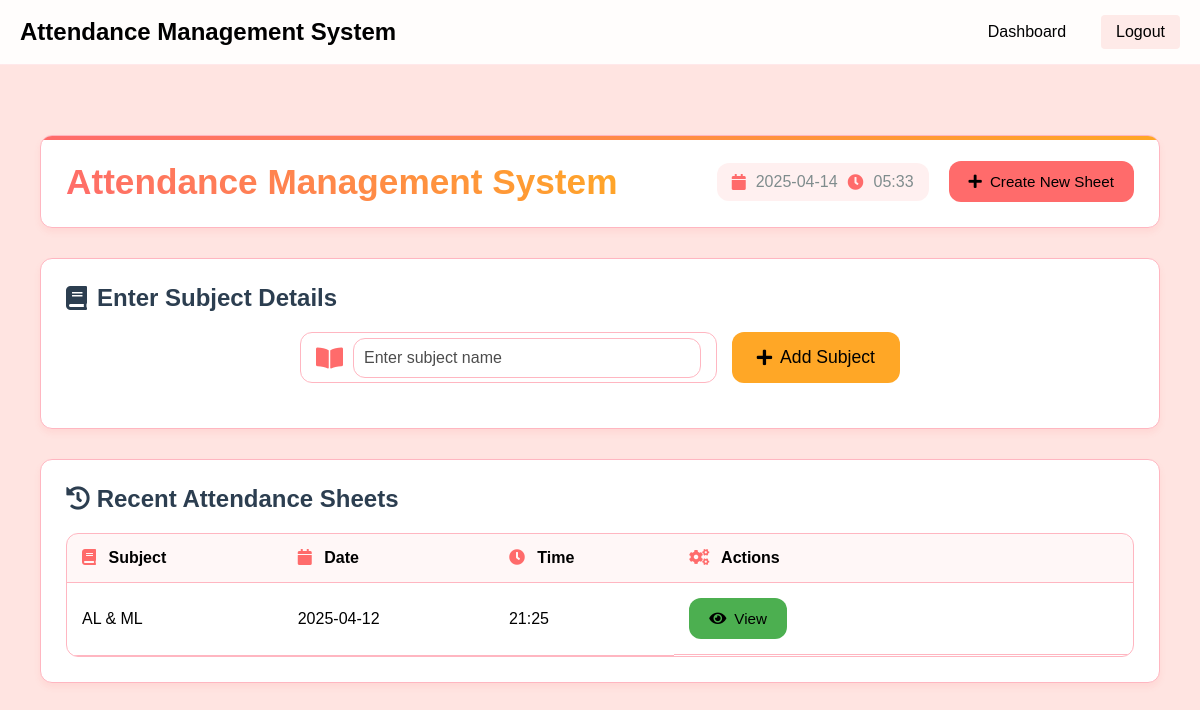
Page /dashboard (signed in) on the committed database.
### app.py (models this page shows)
class Attendance(db.Model):
    id = db.Column(db.Integer, primary_key=True)
    subject_id = db.Column(db.Integer, db.ForeignKey('subject.id'), nullable=False)
    subject = db.relationship('Subject', backref=db.backref('attendances', lazy=True))
    register_no = db.Column(db.String(20), nullable=False)
    student_name = db.Column(db.String(100), nullable=False)
    date = db.Column(db.Date, nullable=False)
    time = db.Column(db.Time, nullable=False)
    status = db.Column(db.String(10), nullable=False)
    created_by = db.Column(db.Integer, db.ForeignKey('user.id'), nullable=False)
    user = db.relationship('User', backref=db.backref('attendances', lazy=True))

class Subject(db.Model):
    id = db.Column(db.Integer, primary_key=True)
    name = db.Column(db.String(100), unique=True, nullable=False)
    created_at = db.Column(db.DateTime, default=datetime.utcnow)

### app.py (the view)
@app.route('/dashboard')
@login_required
def dashboard():
    subjects = Subject.query.order_by(Subject.name).all()
    recent_sheets = Attendance.query.join(Subject).order_by(Attendance.date.desc(), Attendance.time.desc()).limit(10).all()
    current_datetime = datetime.now()
    today_date = current_datetime.strftime('%Y-%m-%d')
    current_time = current_datetime.strftime('%H:%M')
    return render_template('index.html',
                         subjects=subjects,
                         recent_sheets=recent_sheets,
                         today_date=today_date,
                         current_time=current_time)

### app.py (called while the page is built)
@app.before_request
def before_request():
    if not hasattr(db.session, 'is_active'):
        db.session.is_active = True

@app.teardown_appcontext
def shutdown_session(exception=None):
    if hasattr(db.session, 'is_active'):
        db.session.remove()

@login_manager.user_loader
def load_user(user_id):
    return User.query.get(int(user_id))

### templates/index.html (shortened to what this page needs)
{% extends "base.html" %}
{% block content %}
<div class="container">
    <div class="header">
        <div class="header-content">
            <h1>Attendance Management System</h1>
            <div class="header-actions">
                <div class="current-time">
                    <i class="fas fa-calendar"></i>
                    <p>{{ today_date }}</p>
                    <i class="fas fa-clock"></i>
                    <p>{{ current_time }}</p>
                </div>
                <a href="{{ url_for('create_sheet') }}" class="btn create-btn">
                    <i class="fas fa-plus"></i> Create New Sheet
                </a>
            </div>
        </div>
    </div>
    <div class="subject-section">
        <div class="section-header">
            <h2><i class="fas fa-book"></i> Enter Subject Details</h2>
        </div>
        <div class="subject-form-container">
            <form action="{{ url_for('add_subject') }}" method="POST" class="subject-form">
                <div class="form-group">
                    <div class="input-group">
                        <i class="fas fa-book-open"></i>
                        <div class="subject-input-wrapper">
                            <input type="text"
                                   name="subject_name"
                                   id="subject_input"
                                   placeholder="Enter subject name"
                                   autocomplete="off"
                                   required>
                        </div>
                    </div>
                    <button type="submit" class="btn add-btn">
                        <i class="fas fa-plus"></i> Add Subject
                    </button>
                </div>
            </form>
        </div>
    </div>
    <div class="main-content">
        <div class="recent-sheets">
            <h2><i class="fas fa-history"></i> Recent Attendance Sheets</h2>
            {% if recent_sheets %}
            <div class="sheets-table-container">
                <table class="sheets-table">
                    <thead>
                        <tr>
                            <th><i class="fas fa-book"></i> Subject</th>
                            <th><i class="fas fa-calendar"></i> Date</th>
                            <th><i class="fas fa-clock"></i> Time</th>
                            <th><i class="fas fa-cogs"></i> Actions</th>
                        </tr>
                    </thead>
                    <tbody>
                        {% for sheet in recent_sheets %}
                        <tr>
                            <td>{{ sheet.subject.name }}</td>
                            <td>{{ sheet.date.strftime('%Y-%m-%d') }}</td>
                            <td>{{ sheet.time.strftime('%H:%M') }}</td>
                            <td class="action-buttons">
                                <a href="{{ url_for('view_sheet', sheet_id=sheet.id) }}" class="btn view-btn">
                                    <i class="fas fa-eye"></i> View
                                </a>
                            </td>
                        </tr>
                        {% endfor %}
                    </tbody>
                </table>
            </div>
            {% else %}
            <div class="no-sheets">
                <i class="fas fa-clipboard-list"></i>
                <p>No attendance sheets found.</p>
            </div>
            {% endif %}
        </div>
    </div>
</div>
<link rel="stylesheet" href="https://cdnjs.cloudflare.com/ajax/libs/font-awesome/5.15.4/css/all.min.css">
{% endblock %}

### templates/base.html (style rules this page uses)
* { margin: 0; padding: 0; box-sizing: border-box; font-family: 'Poppins', sans-serif; }
body { background-color: #FFE4E1 !important; min-height: 100vh; color: #000000; }
.container { max-width: 1200px; margin: 0 auto; padding: 20px; }

### rows in the picture
Attendance: subject.name "AL & ML", date "2025-04-12", time "21:25"
